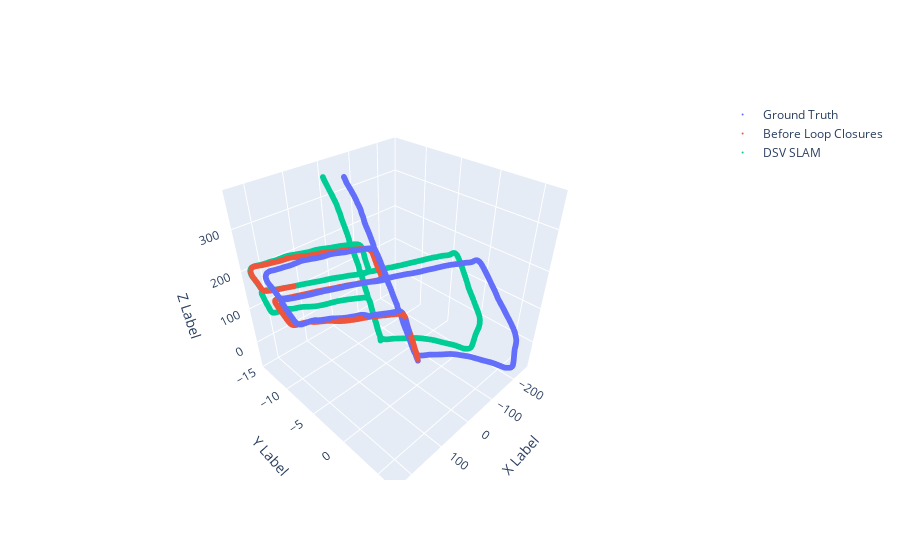

This figure's notebook cell:
### Code cell
x1 = np.array(df_ds['x'].copy())
y1 = np.array(df_ds['y'].copy())
z1 = np.array(df_ds['z'].copy())

x2 = np.array(df_sod['x'].copy())
y2 = np.array(df_sod['y'].copy())
z2 = np.array(df_sod['z'].copy())

x3 = np.array(df_gd['x'].copy())
y3 = np.array(df_gd['y'].copy())
z3 = np.array(df_gd['z'].copy())

marker_size = 2
# Create a 3D scatter plot for the first set of data
trace1 = go.Scatter3d(x=x1, y=y1, z=z1, mode='markers', name='DSV SLAM',marker=dict(size=marker_size))

# Create a 3D scatter plot for the second set of data
trace2 = go.Scatter3d(x=x2, y=y2, z=z2, mode='markers', name='Before Loop Closures',marker=dict(size=marker_size))

trace3 = go.Scatter3d(x=x3, y=y3, z=z3, mode='markers', name='Ground Truth',marker=dict(size=marker_size))

# Create a layout with axis labels
layout = go.Layout(scene=dict(xaxis_title='X Label', yaxis_title='Y Label', zaxis_title='Z Label'))

# Create a figure with both traces
fig = go.Figure(data=[trace3,trace2, trace1], layout=layout)

# Show the interactive plot
fig.show()

### Figure 1 — Plotly figure (JSON) as saved in the notebook; plotly's stock layout.template omitted (floating-point values rounded to 4 significant figures; data arrays with more than 128 entries replaced by an {"elided": "..."} marker saying what was removed)
{"data": [{"marker": {"size": 2}, "mode": "markers", "name": "Ground Truth", "type": "scatter3d", "x": {"elided": "2761 float values"}, "y": {"elided": "2761 float values"}, "z": {"elided": "2761 float values"}}, {"marker": {"size": 2}, "mode": "markers", "name": "Before Loop Closures", "type": "scatter3d", "x": {"elided": "1352 float values"}, "y": {"elided": "1352 float values"}, "z": {"elided": "1352 float values"}}, {"marker": {"size": 2}, "mode": "markers", "name": "DSV SLAM", "type": "scatter3d", "x": {"elided": "1352 float values"}, "y": {"elided": "1352 float values"}, "z": {"elided": "1352 float values"}}], "layout": {"scene": {"xaxis": {"title": {"text": "X Label"}}, "yaxis": {"title": {"text": "Y Label"}}, "zaxis": {"title": {"text": "Z Label"}}}}}
